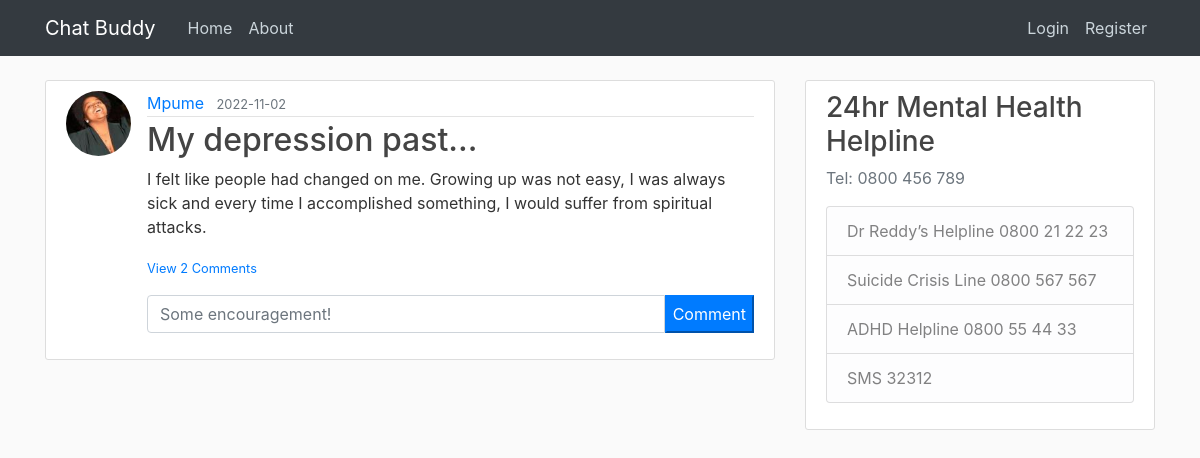
Screenshot of /post/8 with the database file from the repository.
### chatbuddy/models.py (models this page shows, shortened)
class User(db.Model, UserMixin):
    id = db.Column(db.Integer, primary_key=True)
    username = db.Column(db.String(20), unique=True, nullable=False)
    email = db.Column(db.String(120), unique=True, nullable=False)
    image_file = db.Column(db.String(20), nullable=False, default='default.jpg')
    password = db.Column(db.String(60), nullable=False)
    posts = db.relationship('Post', backref='author', passive_deletes=True)
    comments = db.relationship('Comment', backref='author', passive_deletes=True)

class Post(db.Model):
    id = db.Column(db.Integer, primary_key=True)
    title = db.Column(db.String(100), nullable=False)
    date_posted = db.Column(db.DateTime, nullable=False, default=datetime.utcnow)
    content = db.Column(db.Text, nullable=False)
    user_id = db.Column(db.Integer, db.ForeignKey('user.id', ondelete="CASCADE"), nullable=False)
    comments = db.relationship('Comment', backref='post', passive_deletes=True)

### chatbuddy/posts/routes.py (the view)
@posts.route("/post/<int:post_id>")
def post(post_id):
    post = Post.query.get_or_404(post_id)
    return render_template('post.html', title=post.title, post=post)

### chatbuddy/templates/post.html (shortened to what this page needs)
{% extends "layout.html" %}
{% block content %}
  <article class="media content-section">
    <img class="rounded-circle article-img" src="{{ url_for('static', filename='profile_pics/' + post.author.image_file) }}">
    <div class="media-body">
      <div class="article-metadata">
        <a class="mr-2" href="{{ url_for('users.user_posts', username=post.author.username) }}">{{ post.author.username }}</a>
        <small class="text-muted">{{ post.date_posted.strftime('%Y-%m-%d') }}</small>
      </div>
      <div>
        <h2 class="article-title">{{ post.title }}</h2>
        <p class="article-content">{{ post.content }}</p>
        <p class="card-text">
          {% if post.comments|length>0 %}
          <a data-toggle="collapse" href="#comments-{{post.id}}" role="button">
            <small>View {{post.comments|length}} Comments</small>
          </a>
          {% else %}
          <small class="text-muted">No Comments</small>
          {% endif %}
        </p>
        <form class="input-group mb-3" method="POST" action="{{ url_for('posts.comment_post', post_id=post.id) }}"/>
          <input type="text" id="content" name="text" class="form-control" placeholder="Some encouragement!"/>
          <button type="submit" class="btn-primary">Comment</button>
      </div>
    </div>
  </article>
{% endblock content %}

### chatbuddy/static/main.css (style rules this page uses)
body { background: #fafafa; color: #333333; margin-top: 5rem; }
h1, h2, h3, h4, h5, h6 { color: #444444; }
.content-section { background: #ffffff; padding: 10px 20px; border: 1px solid #dddddd; border-radius: 3px; margin-bottom: 20px; }
.article-title { color: #444444; }
.article-content { white-space: pre-line; }
.article-img { height: 65px; width: 65px; margin-right: 16px; }
.article-metadata { padding-bottom: 1px; margin-bottom: 4px; border-bottom: 1px solid #e3e3e3 }

### rows the page displays
User: image_file (picture), author.username "Mpume"
Post: date_posted "2022-11-02", title "My depression past...", content "I felt like people had changed on me. Growing up was not easy, I was always sick and every time I accomplished something, I would suffer from spiritual attacks."

### other values shown
{{ post.comments|length }} "2"
